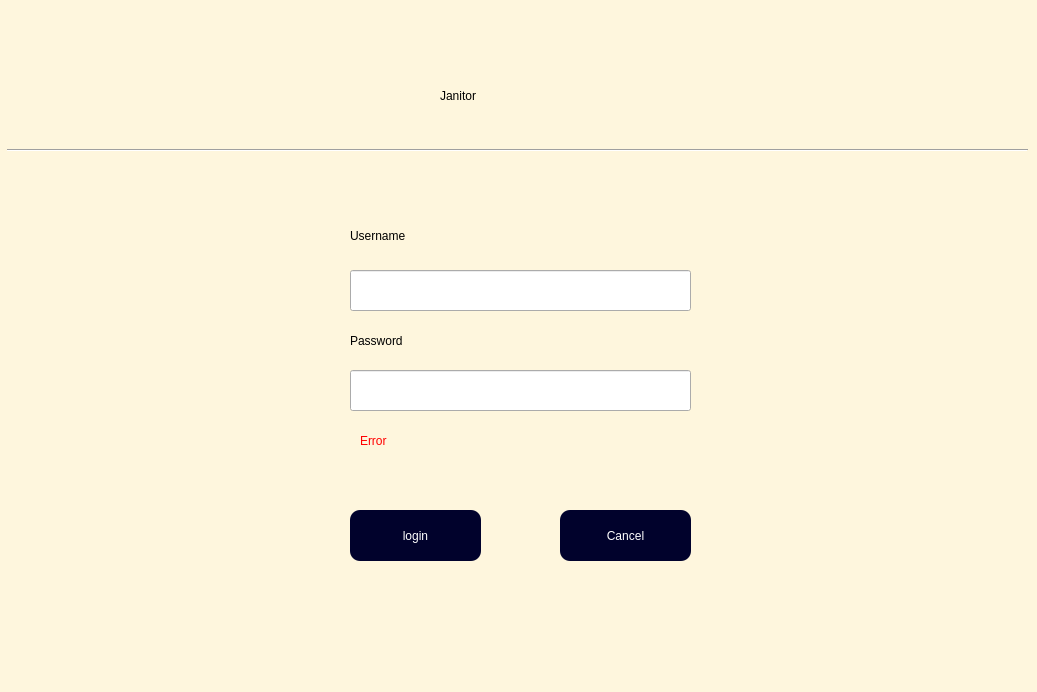
<?xml version="1.0" encoding="UTF-8"?>
<ui version="4.0">
 <class>Dialog</class>
 <widget class="QDialog" name="Dialog">
  <property name="geometry">
   <rect>
    <x>0</x>
    <y>0</y>
    <width>1037</width>
    <height>692</height>
   </rect>
  </property>
  <property name="windowTitle">
   <string>Dialog</string>
  </property>
  <property name="styleSheet">
   <string notr="true">QDialog#Dialog{
background-color:rgb(254, 246, 221);
}</string>
  </property>
  <widget class="QPushButton" name="btnLogin">
   <property name="geometry">
    <rect>
     <x>350</x>
     <y>510</y>
     <width>131</width>
     <height>51</height>
    </rect>
   </property>
   <property name="autoFillBackground">
    <bool>false</bool>
   </property>
   <property name="styleSheet">
    <string notr="true">background:rgb(1, 2, 44);
font: 75 26pt &quot;MS Shell Dlg 2&quot;;
color:#ffffff;
border-radius:10px;</string>
   </property>
   <property name="text">
    <string>login</string>
   </property>
   <property name="autoDefault">
    <bool>true</bool>
   </property>
   <property name="default">
    <bool>false</bool>
   </property>
   <property name="flat">
    <bool>false</bool>
   </property>
  </widget>
  <widget class="QPushButton" name="btnCancel">
   <property name="geometry">
    <rect>
     <x>560</x>
     <y>510</y>
     <width>131</width>
     <height>51</height>
    </rect>
   </property>
   <property name="styleSheet">
    <string notr="true">background:rgb(1, 2, 44);
font: 75 26pt &quot;MS Shell Dlg 2&quot;;
color:#ffffff;
border-radius:10px;</string>
   </property>
   <property name="text">
    <string>Cancel</string>
   </property>
   <property name="autoDefault">
    <bool>true</bool>
   </property>
   <property name="flat">
    <bool>false</bool>
   </property>
  </widget>
  <widget class="QLabel" name="label">
   <property name="geometry">
    <rect>
     <x>350</x>
     <y>195</y>
     <width>341</width>
     <height>81</height>
    </rect>
   </property>
   <property name="styleSheet">
    <string notr="true">font: 22pt &quot;MS Shell Dlg 2&quot;;</string>
   </property>
   <property name="text">
    <string>Username</string>
   </property>
  </widget>
  <widget class="QLabel" name="label_2">
   <property name="geometry">
    <rect>
     <x>350</x>
     <y>300</y>
     <width>341</width>
     <height>81</height>
    </rect>
   </property>
   <property name="styleSheet">
    <string notr="true">font: 20pt &quot;MS Shell Dlg 2&quot;;</string>
   </property>
   <property name="text">
    <string>Password</string>
   </property>
  </widget>
  <widget class="QLineEdit" name="username">
   <property name="geometry">
    <rect>
     <x>350</x>
     <y>270</y>
     <width>341</width>
     <height>41</height>
    </rect>
   </property>
   <property name="styleSheet">
    <string notr="true">font: 16pt &quot;MS Shell Dlg 2&quot;;</string>
   </property>
  </widget>
  <widget class="QLineEdit" name="passsword">
   <property name="geometry">
    <rect>
     <x>350</x>
     <y>370</y>
     <width>341</width>
     <height>41</height>
    </rect>
   </property>
   <property name="styleSheet">
    <string notr="true">font: 16pt &quot;MS Shell Dlg 2&quot;;</string>
   </property>
   <property name="echoMode">
    <enum>QLineEdit::Password</enum>
   </property>
  </widget>
  <widget class="QLabel" name="error">
   <property name="geometry">
    <rect>
     <x>360</x>
     <y>420</y>
     <width>331</width>
     <height>41</height>
    </rect>
   </property>
   <property name="styleSheet">
    <string notr="true">color:red;
font: 14pt &quot;MS Shell Dlg 2&quot;;</string>
   </property>
   <property name="text">
    <string>Error</string>
   </property>
  </widget>
  <widget class="Line" name="line">
   <property name="geometry">
    <rect>
     <x>7</x>
     <y>140</y>
     <width>1021</width>
     <height>20</height>
    </rect>
   </property>
   <property name="orientation">
    <enum>Qt::Horizontal</enum>
   </property>
  </widget>
  <widget class="QLabel" name="label_3">
   <property name="geometry">
    <rect>
     <x>440</x>
     <y>80</y>
     <width>331</width>
     <height>31</height>
    </rect>
   </property>
   <property name="styleSheet">
    <string notr="true">font: 26pt &quot;MS Shell Dlg 2&quot;;</string>
   </property>
   <property name="text">
    <string>Janitor</string>
   </property>
  </widget>
 </widget>
 <resources/>
 <connections/>
</ui>
